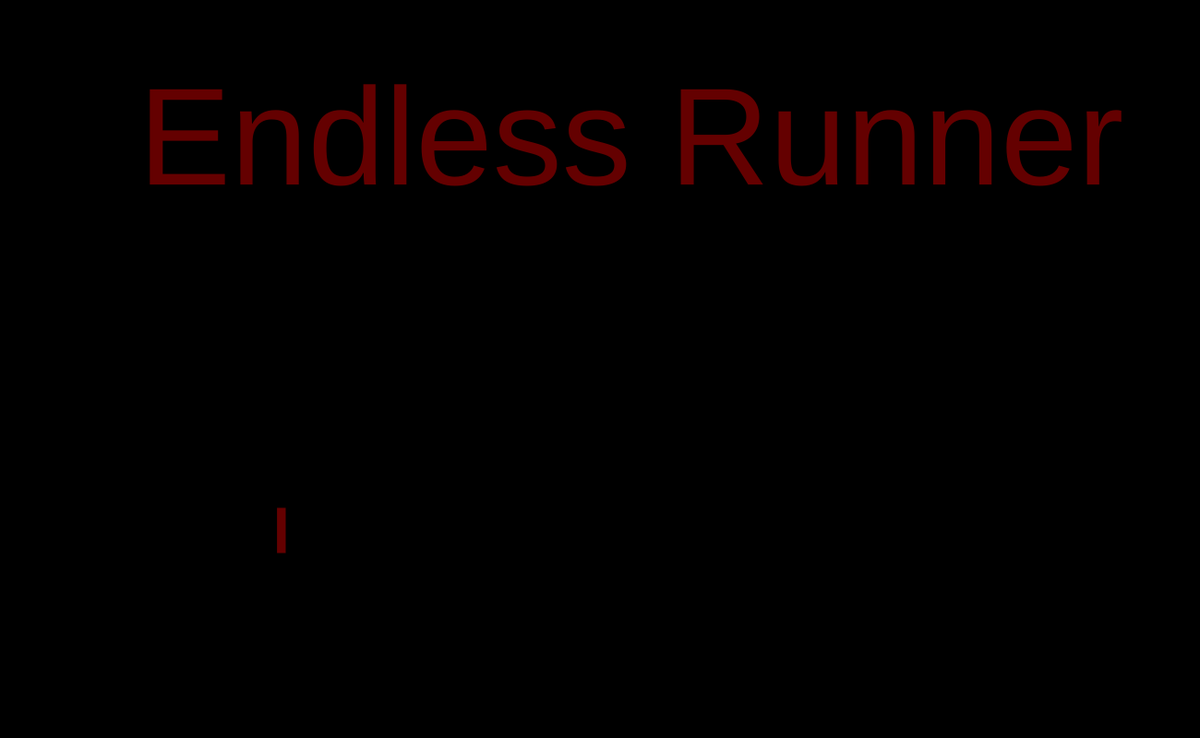
Frame 1 (no input)
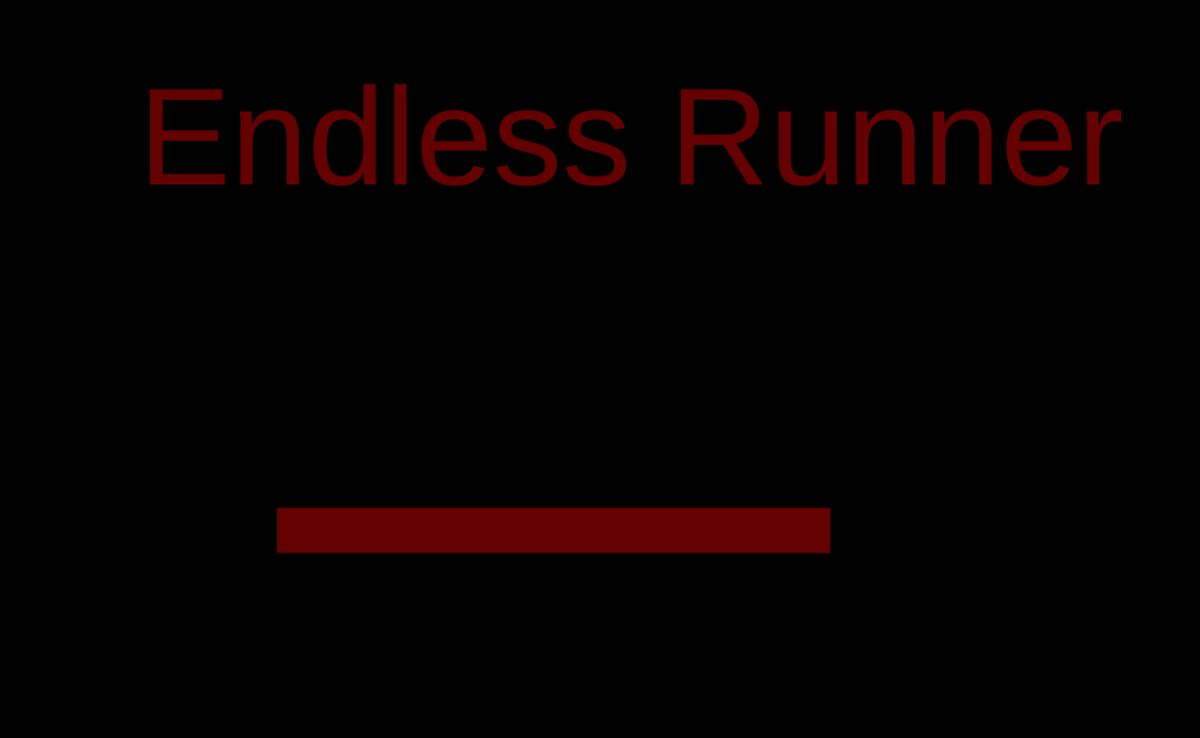
Frame 60 (no input)
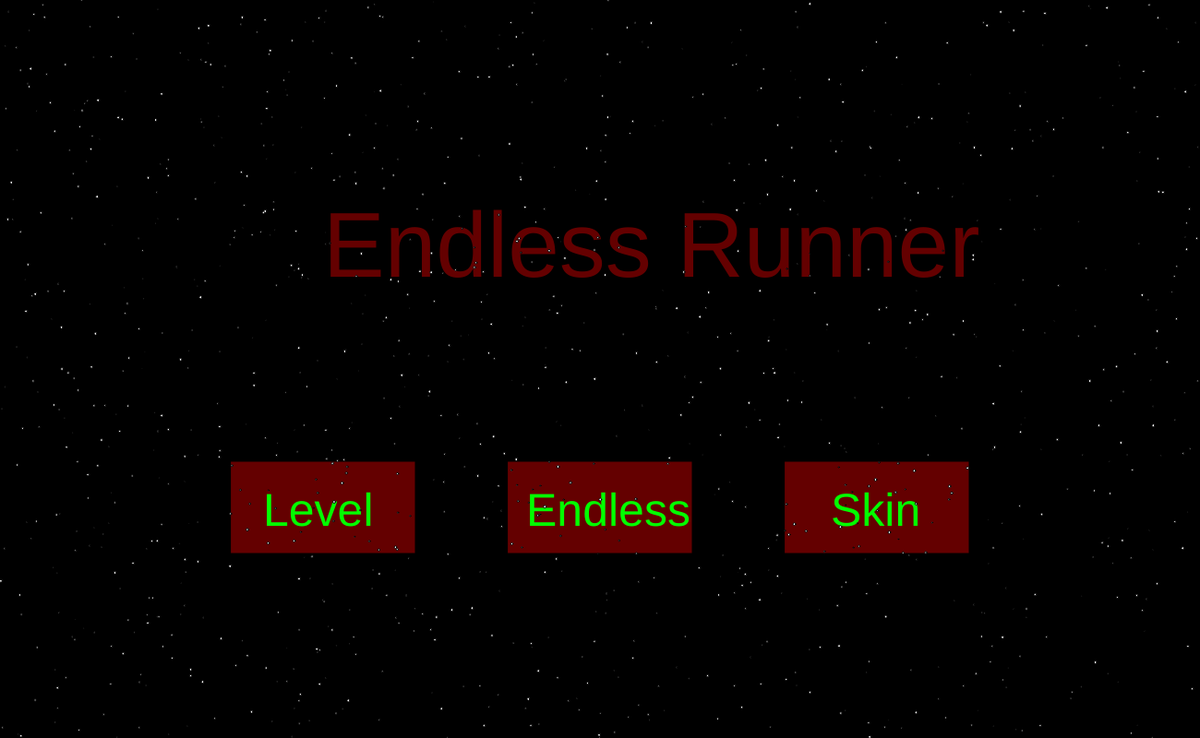
Frame 120 (the mouse pressed at the canvas centre since frame 60)

The p5.js sketch that drew these frames (run headless with seeded random() and noise() and a simulated clock; from frame 60 on, the mouse is pressed at the canvas centre):

// p5.js sketch
// ── sketch.js
let balken = 0;
let s = 650;
let u = 600;
let anzahlSterne = 650;
let ranzahlSterne = 650;

let objectX = 645;
let objectY = 100;
let objectB = 10;
let objectPosition = 0;
let objectDown = 0.5;

let objectX1 = 645;
let objectY1 = 100;
let objectB1 = 10;
let objectPosition1 = 0;
let objectDown1 = 0.5;

let objectX2 = 645;
let objectY2 = 100;
let objectB2 = 10;
let objectPosition2 = 0;
let objectDown2 = 0.5;

let objectX3 = 645;
let objectY3 = 100;
let objectB3 = 10;
let objectPosition3 = 0;
let objectDown3 = 0.5;

let objectX33 = 645;
let objectY33 = 90;
let objectB33 = 10;
let objectPosition33 = 0;
let objectDown33 = 0.5;

let objectX4 = 645;
let objectY4 = 100;
let objectB4 = 10;
let objectPosition4 = 0;
let objectDown4 = 0.5;

let objectX44 = 645;
let objectY44 = 90;
let objectB44 = 10;
let objectPosition44 = 0;
let objectDown44 = 0.5;

let objectMinus1 = false;
let objectMinus2 = true;
let objectMinus3 = false;

let objectMinus11 = false;
let objectMinus21 = true;
let objectMinus31 = false;

let objectMinus12 = false;
let objectMinus22 = true;
let objectMinus32 = false;

let objectMinus13 = false;
let objectMinus23 = true;
let objectMinus33 = false;

let objectMinus14 = false;
let objectMinus24 = true;
let objectMinus34 = false;

let gameOver = false;
let levelGeschafft = false;

let timer = 30;
let lastTime = 0;

let point = 0;
let rekord = 0;

let playerR = 0;
let playerG = 170;
let playerB = 255;

let r = false;
let m = true;
let l = false;

let rechts = false;
let links = false;
let rauf = false;
let runter = false;
let raufAktiv = true;
let mouseKlick = false;

let load = true;
let home = false;
let levelHomescreen = false;
let endless = false;
let skin = false;
let level1 = false;
let level2 = false;
let level3 = false;

let starX = new Array(anzahlSterne);
let starY = new Array(anzahlSterne);
let starSpeed = new Array(anzahlSterne);
let starSize = new Array(anzahlSterne);
let starColor = new Array(anzahlSterne);

let rstarX = new Array(ranzahlSterne);
let rstarY = new Array(ranzahlSterne);
let rstarSpeed = new Array(ranzahlSterne);
let rstarSize = new Array(ranzahlSterne);
let rstarColor = new Array(ranzahlSterne);

function setup() {
 canvas = createCanvas(1300, 800);

  for (let i = 0; i < anzahlSterne; i++) {
    starX[i] = random(0, 650);
    starY[i] = random(height);
    starSpeed[i] = random(1, 5);
    starSize[i] = random(1, 3);
    starColor[i] = 0;
  }

  for (let r = 0; r < ranzahlSterne; r++) {
    rstarX[r] = random(650, 1500);
    rstarY[r] = random(height);
    rstarSpeed[r] = random(1, 5);
    rstarSize[r] = random(1, 3);
    rstarColor[r] = 0;
  }
}

function draw() {
  if (load) {
    home = false;
    level1 = false;
    level2 = false;
    level3 = false;
    levelHomescreen = false;
    endless = false;
    skin = false;

    if (balken > 640) {
      balken = 640;
      home = true;
    }

    balken += 10;
    loadScreen(balken);
  }

  if (home) {
    load = false;
    level1 = false;
    level2 = false;
    level3 = false;
    levelHomescreen = false;
    endless = false;
    skin = false;
    homeScreen();
  }

  if (level1) {
    level2 = false;
    level3 = false;
    levelHomescreen = false;
    load = false;
    home = false;
    endless = false;
    skin = false;
    level1Modus();
  }

  if (level2) {
    level1 = false;
    level3 = false;
    levelHomescreen = false;
    load = false;
    home = false;
    endless = false;
    skin = false;
    level2Modus();
  }

  if (level3) {
    level1 = false;
    level2 = false;
    levelHomescreen = false;
    load = false;
    home = false;
    endless = false;
    skin = false;
    level3Modus();
  }

  if (endless) {
    load = false;
    home = false;
    level1 = false;
    level2 = false;
    level3 = false;
    levelHomescreen = false;
    skin = false;
    endlessModus();
  }

  if (skin) {
    load = false;
    home = false;
    level1 = false;
    level2 = false;
    level3 = false;
    levelHomescreen = false;
    endless = false;
    skinMenü();
  }

  if (levelHomescreen) {
    load = false;
    home = false;
    level1 = false;
    level2 = false;
    level3 = false;
    endless = false;
    levelHome();
  }
}

function loadScreen(balkenY) {
  background(0);
  fill(100, 0, 0);
  textSize(150);
  text("Endless Runner", 150, 200);
  fill(255, 0);
  rect(300, 550, 650, 50);
  fill(100, 0, 0);
  rect(300, 550, balkenY, 50);
}

function homeScreen() {
  background(0);
  fill(100, 0, 0);
  rect(550, 500, 200, 100);
  rect(850, 500, 200, 100);
  rect(250, 500, 200, 100);

  fill(100, 0, 0);
  textSize(100);
  text("Endless Runner", 350, 300);

  textSize(50);
  fill(0, 255, 0);
  text("Level", 285, 570);
  text("Endless", 570, 570);
  text("Skin", 900, 570);

  if (mouseX > 250 && mouseX < 450 && mouseY > 500 && mouseY < 600 && mouseKlick) {
    mouseKlick = false;
    levelHomescreen = true;
  }

  if (mouseX > 550 && mouseX < 750 && mouseY > 500 && mouseY < 600 && mouseKlick) {
    mouseKlick = false;
    endless = true;
  }

  if (mouseX > 850 && mouseX < 1050 && mouseY > 500 && mouseY < 600 && mouseKlick) {
    mouseKlick = false;
    skin = true;
  }

  for (let i = 0; i < anzahlSterne; i++) {
    starY[i] += starSpeed[i];

    if (starY[i] > height) {
      starY[i] = 0;
      starX[i] = random(0, 650);
    }

    fill(255);
    circle(starX[i], starY[i], starSize[i]);
  }

  for (let r = 0; r < ranzahlSterne; r++) {
    rstarY[r] += rstarSpeed[r];

    if (rstarY[r] > height) {
      rstarY[r] = 0;
      rstarX[r] = random(650, 1500);
    }

    fill(255);
    circle(rstarX[r], rstarY[r], rstarSize[r]);
  }
}

function levelHome() {
  background(0);

  fill(100, 0, 0);
  rect(550, 500, 200, 100);
  rect(850, 500, 200, 100);
  rect(250, 500, 200, 100);
  rect(75, 50, 100, 50);

  textSize(200);
  text("Level", 450, 300);

  textSize(50);
  fill(0, 255, 0);
  text("Einfach", 270, 570);
  text("Mittel", 590, 570);
  text("Schwer", 870, 570);
  textSize(20);
  text("Zurück", 95, 80);

  if (mouseX > 250 && mouseX < 450 && mouseY > 500 && mouseY < 600 && mouseKlick) {
    resetGame();
    level1 = true;
    levelHomescreen = false;
  }

  if (mouseX > 550 && mouseX < 750 && mouseY > 500 && mouseY < 600 && mouseKlick) {
    resetGame();
    level2 = true;
    levelHomescreen = false;
  }

  if (mouseX > 850 && mouseX < 1050 && mouseY > 500 && mouseY < 600 && mouseKlick) {
    resetGame();
    level3 = true;
    levelHomescreen = false;
  }

  if (mouseX > 75 && mouseX < 175 && mouseY > 50 && mouseY < 100 && mouseKlick) {
    home = true;
    levelHomescreen = false;
  }

  for (let i = 0; i < anzahlSterne; i++) {
    starY[i] += starSpeed[i];

    if (starY[i] > height) {
      starY[i] = 0;
      starX[i] = random(0, 650);
    }

    fill(255);
    circle(starX[i], starY[i], starSize[i]);
  }

  for (let r = 0; r < ranzahlSterne; r++) {
    rstarY[r] += rstarSpeed[r];

    if (rstarY[r] > height) {
      rstarY[r] = 0;
      rstarX[r] = random(650, 1500);
    }

    fill(255);
    circle(rstarX[r], rstarY[r], rstarSize[r]);
  }
}

function Map() {
  background(0);
  noStroke();
  fill(0);
  quad(650, 90, 0, 800, 650, 800, 1300, 800);
  fill(64);
  circle(650, 90, 100);
  fill(39, 15, 75);
  quad(620, 100, 350, 800, 950, 800, 680, 100);

  strokeWeight(10);
  stroke(150, 0, 0);
  line(620, 100, 350, 800);
  line(640, 100, 550, 800);
  line(660, 100, 750, 800);
  line(680, 100, 950, 800);

  noStroke();

  for (let i = 0; i < anzahlSterne; i++) {
    starY[i] += starSpeed[i];
    starX[i] -= 2;

    if (starY[i] > height) {
      starY[i] = 0;
      starX[i] = random(0, 650);
    }

    fill(255);
    circle(starX[i], starY[i], starSize[i]);
  }

  for (let r = 0; r < ranzahlSterne; r++) {
    rstarY[r] += rstarSpeed[r];
    rstarX[r] += 2;

    if (rstarY[r] > height) {
      rstarY[r] = 0;
      rstarX[r] = random(650, 1500);
    }

    fill(255);
    circle(rstarX[r], rstarY[r], rstarSize[r]);
  }
}

function player() {
  stroke(1);
  strokeWeight(3);
  fill(playerR, playerG, playerB);
  circle(s, u, 50);

  if (raufAktiv) {
    if (rauf) {
      if (point > 10000) {
        u -= 40;
      } else if (level3 || point > 5000) {
        u -= 20;
      } else {
        u -= 10;
      }
    }
  }

  if (runter) {
    if (point > 10000) {
      u += 28;
    } else if (level3 || point > 5000) {
      u += 14;
    } else {
      u += 7;
    }
  }

  if (u < 350) {
    raufAktiv = false;
    rauf = false;
    runter = true;
  }

  if (u > 600) {
    raufAktiv = true;
    runter = false;
  }

  if (rauf && runter) {
    rauf = false;
  }

  if (m && links) {
    rechts = false;

    if (point > 10000) {
      s -= 20;
    } else {
      s -= 10;
    }

    if (s < 500) {
      s = 500;
      l = true;
      m = false;
      rechts = false;
      links = false;
    }
  }

  if (m && rechts) {
    links = false;

    if (point > 10000) {
      s += 20;
    } else {
      s += 10;
    }

    if (s > 800) {
      s = 800;
      r = true;
      m = false;
      rechts = false;
      links = false;
    }
  }

  if (l && rechts) {
    links = false;

    if (point > 10000) {
      s += 20;
    } else {
      s += 10;
    }

    if (s > 650) {
      s = 650;
      m = true;
      l = false;
      rechts = false;
      links = false;
    }
  }

  if (r && links) {
    rechts = false;

    if (point > 10000) {
      s -= 20;
    } else {
      s -= 10;
    }

    if (s < 650) {
      s = 650;
      m = true;
      r = false;
      rechts = false;
      links = false;
    }
  }
}

function level1Modus() {

  Map();
  easy();
  player();

  if (!gameOver && !levelGeschafft) {
    collision();
    countdown();
  }

  if (gameOver) {

    fill(255, 0, 0);
    textSize(100);
    text("GAME OVER", 400, 200);

    fill(0, 200, 0);
    rect(500, 500, 300, 100);

    fill(255);
    textSize(50);
    text("MENU", 575, 565);

    if (
      mouseX > 500 &&
      mouseX < 800 &&
      mouseY > 500 &&
      mouseY < 600 &&
      mouseKlick
    ) {

      balken = 0;

      load = true;
      level1 = false;

      resetGame();
    }
  }

  if (levelGeschafft) {

    fill(0, 255, 0);
    textSize(100);
    text("LEVEL GESCHAFFT", 200, 200);

    fill(0, 200, 0);
    rect(500, 500, 300, 100);

    fill(255);
    textSize(50);
    text("MENU", 575, 565);

    if (
      mouseX > 500 &&
      mouseX < 800 &&
      mouseY > 500 &&
      mouseY < 600 &&
      mouseKlick
    ) {

      balken = 0;

      load = true;
      level1 = false;

      resetGame();
    }
  }
}

function level2Modus() {

  Map();
  midle();
  player();

  if (!gameOver && !levelGeschafft) {
    collision();
    countdown();
  }

  if (gameOver) {

    fill(255, 0, 0);
    textSize(100);
    text("GAME OVER", 400, 200);

    fill(0, 200, 0);
    rect(500, 500, 300, 100);

    fill(255);
    textSize(50);
    text("MENU", 575, 565);

    if (
      mouseX > 500 &&
      mouseX < 800 &&
      mouseY > 500 &&
      mouseY < 600 &&
      mouseKlick
    ) {

      balken = 0;

      load = true;
      level2 = false;

      resetGame();
    }
  }

  if (levelGeschafft) {

    fill(0, 255, 0);
    textSize(100);
    text("LEVEL GESCHAFFT", 200, 200);

    fill(0, 200, 0);
    rect(500, 500, 300, 100);

    fill(255);
    textSize(50);
    text("MENU", 575, 565);

    if (
      mouseX > 500 &&
      mouseX < 800 &&
      mouseY > 500 &&
      mouseY < 600 &&
      mouseKlick
    ) {

      balken = 0;

      load = true;
      level2 = false;

      resetGame();
    }
  }
}

function level3Modus() {

  Map();
  hard();
  player();

  if (!gameOver && !levelGeschafft) {
    collision();
    countdown();
  }

  if (gameOver) {

    fill(255, 0, 0);
    textSize(100);
    text("GAME OVER", 400, 200);

    fill(0, 200, 0);
    rect(500, 500, 300, 100);

    fill(255);
    textSize(50);
    text("MENU", 575, 565);

    if (
      mouseX > 500 &&
      mouseX < 800 &&
      mouseY > 500 &&
      mouseY < 600 &&
      mouseKlick
    ) {

      balken = 0;

      load = true;
      level3 = false;

      resetGame();
    }
  }

  if (levelGeschafft) {

    fill(0, 255, 0);
    textSize(100);
    text("LEVEL GESCHAFFT", 200, 200);

    fill(0, 200, 0);
    rect(500, 500, 300, 100);

    fill(255);
    textSize(50);
    text("MENU", 575, 565);

    if (
      mouseX > 500 &&
      mouseX < 800 &&
      mouseY > 500 &&
      mouseY < 600 &&
      mouseKlick
    ) {

      balken = 0;

      load = true;
      level3 = false;

      resetGame();
    }
  }
}

function endlessModus() {
  Map();

  if (point > rekord) rekord = point;

  if (point > 10100) {
    impossible();
  } else if (point > 10000) {
    textSize(100);
    fill(50, 0, 0);
    text("Unmöglich", 500, 300);
    endlessReset();
  } else if (point > 5100) {
    hard();
  } else if (point > 5000) {
    endlessReset();
    textSize(100);
    fill(150, 0, 0);
    text("Schwer", 500, 200);
  } else if (point > 1100) {
    midle();
  } else if (point > 1000) {
    textSize(100);
    fill(255, 128, 0);
    text("Mittel", 500, 300);
    endlessReset();
  } else {
    easy();
    fill(0, 100, 0);
    textSize(100);
    text("Einfach", 500, 300);
  }

  player();

  if (!gameOver) {
    point += 7;
    collision();
  }

  if (gameOver) {

    fill(255, 0, 0);
    textSize(100);
    text("GAME OVER", 400, 200);

    fill(0, 200, 0);
    rect(500, 500, 300, 100);

    fill(255);
    textSize(50);
    text("MENU", 575, 565);

    if (
      mouseX > 500 &&
      mouseX < 800 &&
      mouseY > 500 &&
      mouseY < 600 &&
      mouseKlick
    ) {

      balken = 0;

      load = true;
      endless = false;

      resetGame();
    }
  }

  textSize(50);
  fill(150, 0, 0);
  text("Punkte:" + point, 75, 50);
  text("Rekord:" + rekord, 75, 100);
}

function skinMenü() {

  background(0);

  fill(playerR, playerG, playerB);
  circle(1000, 150, 100);

  fill(100, 0, 0);
  textSize(100);
  text("Skin", 550, 200);

  fill(100, 0, 0);
  rect(75, 50, 100, 50);

  fill(0, 255, 0);
  textSize(20);
  text("Zurück", 95, 80);

  if (mouseX > 75 && mouseX < 175 && mouseY > 50 && mouseY < 100 && mouseKlick) {
    home = true;
    skin = false;
  }

  fill(0, 170, 255); rect(350, 300, 80, 80);
  fill(57, 255, 20); rect(470, 300, 80, 80);
  fill(255, 255, 0); rect(590, 300, 80, 80);
  fill(255, 120, 0); rect(710, 300, 80, 80);
  fill(255, 40, 40); rect(830, 300, 80, 80);

  fill(255, 20, 147); rect(350, 430, 80, 80);
  fill(180, 0, 255); rect(470, 430, 80, 80);
  fill(255, 0, 255); rect(590, 430, 80, 80);
  fill(0, 255, 220); rect(710, 430, 80, 80);
  fill(255, 215, 0); rect(830, 430, 80, 80);

  if (mouseX > 350 && mouseX < 430 && mouseY > 300 && mouseY < 380 && mouseKlick) {
    playerR = 0;
    playerG = 170;
    playerB = 255;
  }

  if (mouseX > 470 && mouseX < 550 && mouseY > 300 && mouseY < 380 && mouseKlick) {
    playerR = 57;
    playerG = 255;
    playerB = 20;
  }

  if (mouseX > 590 && mouseX < 670 && mouseY > 300 && mouseY < 380 && mouseKlick) {
    playerR = 255;
    playerG = 255;
    playerB = 0;
  }

  if (mouseX > 710 && mouseX < 790 && mouseY > 300 && mouseY < 380 && mouseKlick) {
    playerR = 255;
    playerG = 120;
    playerB = 0;
  }

  if (mouseX > 830 && mouseX < 910 && mouseY > 300 && mouseY < 380 && mouseKlick) {
    playerR = 255;
    playerG = 40;
    playerB = 40;
  }

  if (mouseX > 350 && mouseX < 430 && mouseY > 430 && mouseY < 510 && mouseKlick) {
    playerR = 255;
    playerG = 20;
    playerB = 147;
  }

  if (mouseX > 470 && mouseX < 550 && mouseY > 430 && mouseY < 510 && mouseKlick) {
    playerR = 180;
    playerG = 0;
    playerB = 255;
  }

  if (mouseX > 590 && mouseX < 670 && mouseY > 430 && mouseY < 510 && mouseKlick) {
    playerR = 255;
    playerG = 0;
    playerB = 255;
  }

  if (mouseX > 710 && mouseX < 790 && mouseY > 430 && mouseY < 510 && mouseKlick) {
    playerR = 0;
    playerG = 255;
    playerB = 220;
  }

  if (mouseX > 830 && mouseX < 910 && mouseY > 430 && mouseY < 510 && mouseKlick) {
    playerR = 255;
    playerG = 215;
    playerB = 0;
  }

  for (let i = 0; i < anzahlSterne; i++) {
    starY[i] += starSpeed[i];

    if (starY[i] > height) {
      starY[i] = 0;
      starX[i] = random(0, 650);
    }

    fill(255);
    circle(starX[i], starY[i], starSize[i]);
  }

  for (let r = 0; r < ranzahlSterne; r++) {
    rstarY[r] += rstarSpeed[r];

    if (rstarY[r] > height) {
      rstarY[r] = 0;
      rstarX[r] = random(650, 1500);
    }

    fill(255);
    circle(rstarX[r], rstarY[r], rstarSize[r]);
  }
}

function easy() {
  noStroke();

  objectY += 3;
  objectB += 1;

  if (objectMinus1) {
    objectX -= 1.5;
  }

  if (objectMinus2) {
    objectX -= 0.5;
  }

  if (objectMinus3) {
    objectX += 0.5;
  }

  fill(100, 0, 0);
  rect(objectX, objectY, objectB, objectB);

  if (objectY > 550) {

    objectY = 100;
    objectB = 10;

    objectMinus1 = false;
    objectMinus2 = false;
    objectMinus3 = false;

    objectPosition = floor(random(0, 3));

    if (objectPosition == 0) {
      objectX = 625;
      objectMinus1 = true;
    }

    if (objectPosition == 1) {
      objectX = 645;
      objectMinus2 = true;
    }

    if (objectPosition == 2) {
      objectX = 665;
      objectMinus3 = true;
    }
  }

  objectY1 += 3;
  objectB1 += 1;

  if (objectMinus11) {
    objectX1 -= 1.5;
  }

  if (objectMinus21) {
    objectX1 -= 0.5;
  }

  if (objectMinus31) {
    objectX1 += 0.5;
  }

  fill(100, 0, 0);
  rect(objectX1, objectY1, objectB1, objectB1);

  if (objectY1 > 550) {

    objectY1 = 100;
    objectB1 = 10;

    objectMinus11 = false;
    objectMinus21 = false;
    objectMinus31 = false;

    objectPosition1 = floor(random(0, 3));

    if (objectPosition1 == 0) {
      objectX1 = 625;
      objectMinus11 = true;
    }

    if (objectPosition1 == 1) {
      objectX1 = 645;
      objectMinus21 = true;
    }

    if (objectPosition1 == 2) {
      objectX1 = 665;
      objectMinus31 = true;
    }
  }

  objectY2 += 3;
  objectB2 += 1;

  if (objectMinus12) {
    objectX2 -= 1.5;
  }

  if (objectMinus22) {
    objectX2 -= 0.5;
  }

  if (objectMinus32) {
    objectX2 += 0.5;
  }

  fill(100, 0, 0);
  rect(objectX2, objectY2, objectB2, objectB2);

  if (objectY2 > 550) {

    objectY2 = 100;
    objectB2 = 10;

    objectMinus12 = false;
    objectMinus22 = false;
    objectMinus32 = false;

    objectPosition2 = floor(random(0, 3));

    if (objectPosition2 == 0) {
      objectX2 = 625;
      objectMinus12 = true;
    }

    if (objectPosition2 == 1) {
      objectX2 = 645;
      objectMinus22 = true;
    }

    if (objectPosition2 == 2) {
      objectX2 = 665;
      objectMinus32 = true;
    }
  }
}

function midle() {
  noStroke();

  objectY += 3;
  objectB += 1;

  if (objectMinus1) {
    objectX -= 1.5;
  }

  if (objectMinus2) {
    objectX -= 0.5;
  }

  if (objectMinus3) {
    objectX += 0.5;
  }

  fill(100, 0, 0);
  rect(objectX, objectY, objectB, objectB);

  if (objectY > 550) {

    objectY = 100;
    objectB = 10;

    objectMinus1 = false;
    objectMinus2 = false;
    objectMinus3 = false;

    objectPosition = floor(random(0, 3));

    if (objectPosition == 0) {
      objectX = 625;
      objectMinus1 = true;
    }

    if (objectPosition == 1) {
      objectX = 645;
      objectMinus2 = true;
    }

    if (objectPosition == 2) {
      objectX = 665;
      objectMinus3 = true;
    }
  }

  objectY1 += 3;
  objectB1 += 1;

  if (objectMinus11) {
    objectX1 -= 1.5;
  }

  if (objectMinus21) {
    objectX1 -= 0.5;
  }

  if (objectMinus31) {
    objectX1 += 0.5;
  }

  fill(100, 0, 0);
  rect(objectX1, objectY1, objectB1, objectB1);

  if (objectY1 > 550) {

    objectY1 = 100;
    objectB1 = 10;

    objectMinus11 = false;
    objectMinus21 = false;
    objectMinus31 = false;

    objectPosition1 = floor(random(0, 3));

    if (objectPosition1 == 0) {
      objectX1 = 625;
      objectMinus11 = true;
    }

    if (objectPosition1 == 1) {
      objectX1 = 645;
      objectMinus21 = true;
    }

    if (objectPosition1 == 2) {
      objectX1 = 665;
      objectMinus31 = true;
    }
  }

  objectY3 += 3;
  objectB3 += 1;
  objectY33 += 2;
  objectB33 += 1;

  if (objectMinus13) {
    objectX3 -= 1.5;
    objectX33 -= 1.5;
  }

  if (objectMinus23) {
    objectX3 -= 0.5;
    objectX33 -= 0.5;
  }

  if (objectMinus33) {
    objectX3 += 0.5;
    objectX33 += 0.5;
  }

  fill(100, 0, 0);
  rect(objectX3, objectY3, objectB3, objectB3);

  if (objectY3 > 550) {

    objectY3 = 100;
    objectB3 = 10;
    objectY33 = 90;
    objectB33 = 10;

    objectMinus13 = false;
    objectMinus23 = false;
    objectMinus33 = false;

    objectPosition3 = floor(random(0, 3));

    if (objectPosition3 == 0) {
      objectX3 = 625;
      objectX33 = 625;
      objectMinus13 = true;
    }

    if (objectPosition3 == 1) {
      objectX3 = 645;
      objectX33 = 645;
      objectMinus23 = true;
    }

    if (objectPosition3 == 2) {
      objectX3 = 665;
      objectX33 = 665;
      objectMinus33 = true;
    }
  }

  fill(100, 0, 0);
  rect(objectX33, objectY33, objectB33, objectB33);
}

function hard() {
  noStroke();

  objectY += 6;
  objectB += 2;

  if (objectMinus1) {
    objectX -= 3;
  }

  if (objectMinus2) {
    objectX -= 1;
  }

  if (objectMinus3) {
    objectX += 1;
  }

  fill(100, 0, 0);
  rect(objectX, objectY, objectB, objectB);

  if (objectY > 550) {

    objectY = 100;
    objectB = 10;

    objectMinus1 = false;
    objectMinus2 = false;
    objectMinus3 = false;

    objectPosition = floor(random(0, 3));

    if (objectPosition == 0) {
      objectX = 625;
      objectMinus1 = true;
    }

    if (objectPosition == 1) {
      objectX = 645;
      objectMinus2 = true;
    }

    if (objectPosition == 2) {
      objectX = 665;
      objectMinus3 = true;
    }
  }

  objectY1 += 6;
  objectB1 += 2;

  if (objectMinus11) {
    objectX1 -= 3;
  }

  if (objectMinus21) {
    objectX1 -= 1;
  }

  if (objectMinus31) {
    objectX1 += 1;
  }

  fill(100, 0, 0);
  rect(objectX1, objectY1, objectB1, objectB1);

  if (objectY1 > 550) {

    objectY1 = 100;
    objectB1 = 10;

    objectMinus11 = false;
    objectMinus21 = false;
    objectMinus31 = false;

    objectPosition1 = floor(random(0, 3));

    if (objectPosition1 == 0) {
      objectX1 = 625;
      objectMinus11 = true;
    }

    if (objectPosition1 == 1) {
      objectX1 = 645;
      objectMinus21 = true;
    }

    if (objectPosition1 == 2) {
      objectX1 = 665;
      objectMinus31 = true;
    }
  }

  objectY2 += 6;
  objectB2 += 2;

  if (objectMinus12) {
    objectX2 -= 3;
  }

  if (objectMinus22) {
    objectX2 -= 1;
  }

  if (objectMinus32) {
    objectX2 += 1;
  }

  fill(100, 0, 0);
  rect(objectX2, objectY2, objectB2, objectB2);

  if (objectY2 > 550) {

    objectY2 = 100;
    objectB2 = 10;

    objectMinus12 = false;
    objectMinus22 = false;
    objectMinus32 = false;

    objectPosition2 = floor(random(0, 3));

    if (objectPosition2 == 0) {
      objectX2 = 625;
      objectMinus12 = true;
    }

    if (objectPosition2 == 1) {
      objectX2 = 645;
      objectMinus22 = true;
    }

    if (objectPosition2 == 2) {
      objectX2 = 665;
      objectMinus32 = true;
    }
  }

    objectY3 += 6;
  objectB3 += 2;
  objectY33 += 4;
  objectB33 += 2;

  if (objectMinus13) {
    objectX3 -= 3;
    objectX33 -= 3;
  }

  if (objectMinus23) {
    objectX3 -= 1;
    objectX33 -= 1;
  }

  if (objectMinus33) {
    objectX3 += 1;
    objectX33 += 1;
  }

  fill(100, 0, 0);
  rect(objectX3, objectY3, objectB3, objectB3);

  if (objectY3 > 550) {

    objectY3 = 100;
    objectB3 = 10;
    objectY33 = 90;
    objectB33 = 10;

    objectMinus13 = false;
    objectMinus23 = false;
    objectMinus33 = false;

    objectPosition3 = floor(random(0, 3));

    if (objectPosition3 == 0) {
      objectX3 = 625;
      objectX33 = 625;
      objectMinus13 = true;
    }

    if (objectPosition3 == 1) {
      objectX3 = 645;
      objectX33 = 645;
      objectMinus23 = true;
    }

    if (objectPosition3 == 2) {
      objectX3 = 665;
      objectX33 = 665;
      objectMinus33 = true;
    }
  }

  fill(100, 0, 0);
  rect(objectX33, objectY33, objectB33, objectB33);

  objectY4 += 6;
  objectB4 += 2;
  objectY44 += 4;
  objectB44 += 2;

  if (objectMinus14) {
    objectX4 -= 3;
    objectX44 -= 3;
  }

  if (objectMinus24) {
    objectX4 -= 1;
    objectX44 -= 1;
  }

  if (objectMinus34) {
    objectX4 += 1;
    objectX44 += 1;
  }

  fill(100, 0, 0);
  rect(objectX4, objectY4, objectB4, objectB4);

  if (objectY4 > 550) {

    objectY4 = 100;
    objectB4 = 10;
    objectY44 = 90;
    objectB44 = 10;

    objectMinus14 = false;
    objectMinus24 = false;
    objectMinus34 = false;

    objectPosition4 = floor(random(0, 3));

    if (objectPosition4 == 0) {
      objectX4 = 625;
      objectX44 = 625;
      objectMinus14 = true;
    }

    if (objectPosition4 == 1) {
      objectX4 = 645;
      objectX44 = 645;
      objectMinus24 = true;
    }

    if (objectPosition4 == 2) {
      objectX4 = 665;
      objectX44 = 665;
      objectMinus34 = true;
    }
  }

  fill(100, 0, 0);
  rect(objectX44, objectY44, objectB44);
}

function impossible() {
  noStroke();

  objectY += 12;
  objectB += 4;

  if (objectMinus1) {
    objectX -= 6;
  }

  if (objectMinus2) {
    objectX -= 2;
  }

  if (objectMinus3) {
    objectX += 2;
  }

  fill(100, 0, 0);
  rect(objectX, objectY, objectB, objectB);

  if (objectY > 550) {

    objectY = 100;
    objectB = 10;

    objectMinus1 = false;
    objectMinus2 = false;
    objectMinus3 = false;

    objectPosition = floor(random(0, 3));

    if (objectPosition == 0) {
      objectX = 625;
      objectMinus1 = true;
    }

    if (objectPosition == 1) {
      objectX = 645;
      objectMinus2 = true;
    }

    if (objectPosition == 2) {
      objectX = 665;
      objectMinus3 = true;
    }
  }

  objectY1 += 12;
  objectB1 += 4;

  if (objectMinus11) {
    objectX1 -= 6;
  }

  if (objectMinus21) {
    objectX1 -= 2;
  }

  if (objectMinus31) {
    objectX1 += 2;
  }

  fill(100, 0, 0);
  rect(objectX1, objectY1, objectB1, objectB1);

  if (objectY1 > 550) {

    objectY1 = 100;
    objectB1 = 10;

    objectMinus11 = false;
    objectMinus21 = false;
    objectMinus31 = false;

    objectPosition1 = floor(random(0, 3));

    if (objectPosition1 == 0) {
      objectX1 = 625;
      objectMinus11 = true;
    }

    if (objectPosition1 == 1) {
      objectX1 = 645;
      objectMinus21 = true;
    }

    if (objectPosition1 == 2) {
      objectX1 = 665;
      objectMinus31 = true;
    }
  }

  objectY2 += 12;
  objectB2 += 4;

  if (objectMinus12) {
    objectX2 -= 6;
  }

  if (objectMinus22) {
    objectX2 -= 2;
  }

  if (objectMinus32) {
    objectX2 += 2;
  }

  fill(100, 0, 0);
  rect(objectX2, objectY2, objectB2, objectB2);

  if (objectY2 > 550) {

    objectY2 = 100;
    objectB2 = 10;

    objectMinus12 = false;
    objectMinus22 = false;
    objectMinus32 = false;

    objectPosition2 = floor(random(0, 3));

    if (objectPosition2 == 0) {
      objectX2 = 625;
      objectMinus12 = true;
    }

    if (objectPosition2 == 1) {
      objectX2 = 645;
      objectMinus22 = true;
    }

    if (objectPosition2 == 2) {
      objectX2 = 665;
      objectMinus32 = true;
    }
  }

  objectY3 += 12;
objectB3 += 4;
objectY33 += 8;
objectB33 += 4;

if(objectMinus13){
  objectX3 -= 6;
  objectX33 -= 6;
}

if(objectMinus23){
  objectX3 -= 2;
  objectX33 -= 2;
}

if(objectMinus33){
  objectX3 += 2;
  objectX33 += 2;
}

fill(100, 0, 0);
rect(objectX3, objectY3, objectB3, objectB3);

if(objectY3 > 550){

  objectY3 = 100;
  objectB3 = 10;
  objectY33 = 90;
  objectB33 = 10;

  objectMinus13 = false;
  objectMinus23 = false;
  objectMinus33 = false;

  objectPosition3 = int(random(0,3));

  if(objectPosition3 == 0){
    objectX3 = 625;
    objectX33 = 625;
    objectMinus13 = true;
  }

  if(objectPosition3 == 1){
    objectX3 = 645;
    objectX33 = 645;
    objectMinus23 = true;
  }

  if(objectPosition3 == 2){
    objectX3 = 665;
    objectX33 = 665;
    objectMinus33 = true;
  }
}

fill(100, 0, 0);
rect(objectX33, objectY33, objectB33, objectB33);


objectY4 += 12;
objectB4 += 4;
objectY44 += 8;
objectB44 += 4;

if(objectMinus14){
  objectX4 -= 6;
  objectX44 -= 6;
}

if(objectMinus24){
  objectX4 -= 2;
  objectX44 -= 2;
}

if(objectMinus34){
  objectX4 += 2;
  objectX44 += 2;
}

fill(100, 0, 0);
rect(objectX4, objectY4, objectB4, objectB4);

if(objectY4 > 550){

  objectY4 = 100;
  objectB4 = 10;
  objectY44 = 90;
  objectB44 = 10;

  objectMinus14 = false;
  objectMinus24 = false;
  objectMinus34 = false;

  objectPosition4 = int(random(0,3));

  if(objectPosition4 == 0){
    objectX4 = 625;
    objectX44 = 625;
    objectMinus14 = true;
  }

  if(objectPosition4 == 1){
    objectX4 = 645;
    objectX44 = 645;
    objectMinus24 = true;
  }

  if(objectPosition4 == 2){
    objectX4 = 665;
    objectX44 = 665;
    objectMinus34 = true;
  }
}

fill(100, 0, 0);
rect(objectX44, objectY44, objectB44, objectB44);
}

function collision(){

  let beruehrung =
  
    (s + 25 > objectX &&
    s - 25 < objectX + objectB &&
    u + 25 > objectY &&
    u - 25 < objectY + objectB)

    ||

    (s + 25 > objectX1 &&
    s - 25 < objectX1 + objectB1 &&
    u + 25 > objectY1 &&
    u - 25 < objectY1 + objectB1)

    ||

    (s + 25 > objectX2 &&
    s - 25 < objectX2 + objectB2 &&
    u + 25 > objectY2 &&
    u - 25 < objectY2 + objectB2)

    ||

    (s + 25 > objectX3 &&
    s - 25 < objectX3 + objectB3 &&
    u + 25 > objectY3 &&
    u - 25 < objectY3 + objectB3)

    ||

    (s + 25 > objectX33 &&
    s - 25 < objectX33 + objectB33 &&
    u + 25 > objectY33 &&
    u - 25 < objectY33 + objectB33)

    ||

    (s + 25 > objectX4 &&
    s - 25 < objectX4 + objectB4 &&
    u + 25 > objectY4 &&
    u - 25 < objectY4 + objectB4)

    ||

    (s + 25 > objectX44 &&
    s - 25 < objectX44 + objectB44 &&
    u + 25 > objectY44 &&
    u - 25 < objectY44 + objectB44);

  if(beruehrung){

    if(runter || (!rauf && !runter)){
      gameOver = true;
    }
  }
}

function resetGame(){

  gameOver = false;
  levelGeschafft = false;
  
  point=0;

  s = 650;
  u = 600;

  rauf = false;
  runter = false;
  links = false;
  rechts = false;
  
  l=false;
  m=true;
  r=false;

  timer = 30;
  lastTime = millis();

  objectY = 100;
  objectB = 10;

  objectMinus1 = false;
  objectMinus2 = false;
  objectMinus3 = false;

  objectPosition = floor(random(0,3));

  if(objectPosition == 0){
    objectX = 625;
    objectMinus1 = true;
  }

  if(objectPosition == 1){
    objectX = 645;
    objectMinus2 = true;
  }

  if(objectPosition == 2){
    objectX = 665;
    objectMinus3 = true;
  }

  objectY1 = 100;
  objectB1 = 10;

  objectMinus11 = false;
  objectMinus21 = false;
  objectMinus31 = false;

  objectPosition1 = floor(random(0,3));

  if(objectPosition1 == 0){
    objectX1 = 625;
    objectMinus11 = true;
  }

  if(objectPosition1 == 1){
    objectX1 = 645;
    objectMinus21 = true;
  }

  if(objectPosition1 == 2){
    objectX1 = 665;
    objectMinus31 = true;
  }

  objectY2 = 100;
  objectB2 = 10;

  objectMinus12 = false;
  objectMinus22 = false;
  objectMinus32 = false;

  objectPosition2 = floor(random(0,3));

  if(objectPosition2 == 0){
    objectX2 = 625;
    objectMinus12 = true;
  }

  if(objectPosition2 == 1){
    objectX2 = 645;
    objectMinus22 = true;
  }

  if(objectPosition2 == 2){
    objectX2 = 665;
    objectMinus32 = true;
  }

  objectY3 = 100;
  objectB3 = 10;

  objectY33 = 90;
  objectB33 = 10;

  objectMinus13 = false;
  objectMinus23 = false;
  objectMinus33 = false;

  objectPosition3 = floor(random(0,3));

  if(objectPosition3 == 0){
    objectX3 = 625;
    objectX33 = 625;
    objectMinus13 = true;
  }

  if(objectPosition3 == 1){
    objectX3 = 645;
    objectX33 = 645;
    objectMinus23 = true;
  }

  if(objectPosition3 == 2){
    objectX3 = 665;
    objectX33 = 665;
    objectMinus33 = true;
  }
  
  objectY4 = 100;
  objectB4 = 10;

  objectY44 = 90;
  objectB44 = 10;

  objectMinus14 = false;
  objectMinus24 = false;
  objectMinus34 = false;

  objectPosition4 = floor(random(0,3));

  if(objectPosition4 == 0){
    objectX4 = 625;
    objectX44 = 625;
    objectMinus14 = true;
  }

  if(objectPosition4 == 1){
    objectX4 = 645;
    objectX44 = 645;
    objectMinus24 = true;
  }

  if(objectPosition4 == 2){
    objectX4 = 665;
    objectX44 = 665;
    objectMinus34 = true;
  }
}

function endlessReset(){
  objectY = 100;
  objectB = 10;

  objectMinus1 = false;
  objectMinus2 = false;
  objectMinus3 = false;

  objectPosition = floor(random(0,3));

  if(objectPosition == 0){
    objectX = 625;
    objectMinus1 = true;
  }

  if(objectPosition == 1){
    objectX = 645;
    objectMinus2 = true;
  }

  if(objectPosition == 2){
    objectX = 665;
    objectMinus3 = true;
  }

  objectY1 = 100;
  objectB1 = 10;

  objectMinus11 = false;
  objectMinus21 = false;
  objectMinus31 = false;

  objectPosition1 = floor(random(0,3));

  if(objectPosition1 == 0){
    objectX1 = 625;
    objectMinus11 = true;
  }

  if(objectPosition1 == 1){
    objectX1 = 645;
    objectMinus21 = true;
  }

  if(objectPosition1 == 2){
    objectX1 = 665;
    objectMinus31 = true;
  }

  objectY2 = 100;
  objectB2 = 10;

  objectMinus12 = false;
  objectMinus22 = false;
  objectMinus32 = false;

  objectPosition2 = floor(random(0,3));

  if(objectPosition2 == 0){
    objectX2 = 625;
    objectMinus12 = true;
  }

  if(objectPosition2 == 1){
    objectX2 = 645;
    objectMinus22 = true;
  }

  if(objectPosition2 == 2){
    objectX2 = 665;
    objectMinus32 = true;
  }

  objectY3 = 100;
  objectB3 = 10;

  objectY33 = 90;
  objectB33 = 10;

  objectMinus13 = false;
  objectMinus23 = false;
  objectMinus33 = false;

  objectPosition3 = floor(random(0,3));

  if(objectPosition3 == 0){
    objectX3 = 625;
    objectX33 = 625;
    objectMinus13 = true;
  }

  if(objectPosition3 == 1){
    objectX3 = 645;
    objectX33 = 645;
    objectMinus23 = true;
  }

  if(objectPosition3 == 2){
    objectX3 = 665;
    objectX33 = 665;
    objectMinus33 = true;
  }
  
  objectY4 = 100;
  objectB4 = 10;

  objectY44 = 90;
  objectB44 = 10;

  objectMinus14 = false;
  objectMinus24 = false;
  objectMinus34 = false;

  objectPosition4 = floor(random(0,3));

  if(objectPosition4 == 0){
    objectX4 = 625;
    objectX44 = 625;
    objectMinus14 = true;
  }

  if(objectPosition4 == 1){
    objectX4 = 645;
    objectX44 = 645;
    objectMinus24 = true;
  }

  if(objectPosition4 == 2){
    objectX4 = 665;
    objectX44 = 665;
    objectMinus34 = true;
  }
}

function countdown(){

  if(millis() - lastTime >= 1000){

    timer--;
    lastTime = millis();
  }

  fill(255);
  textSize(50);
  text(timer, 40, 60);

  if(timer <= 0){
    levelGeschafft = true;
  }
}

function keyPressed(){

  if(keyCode == RIGHT) rechts = true;
  if(keyCode == LEFT) links = true;
  if(keyCode == UP) rauf = true;

  if(key == 'r' || key == 'R'){
    rekord = 0;
  }
}

function mousePressed(){
  mouseKlick=true;
}

function mouseReleased(){
  mouseKlick=false;
}
